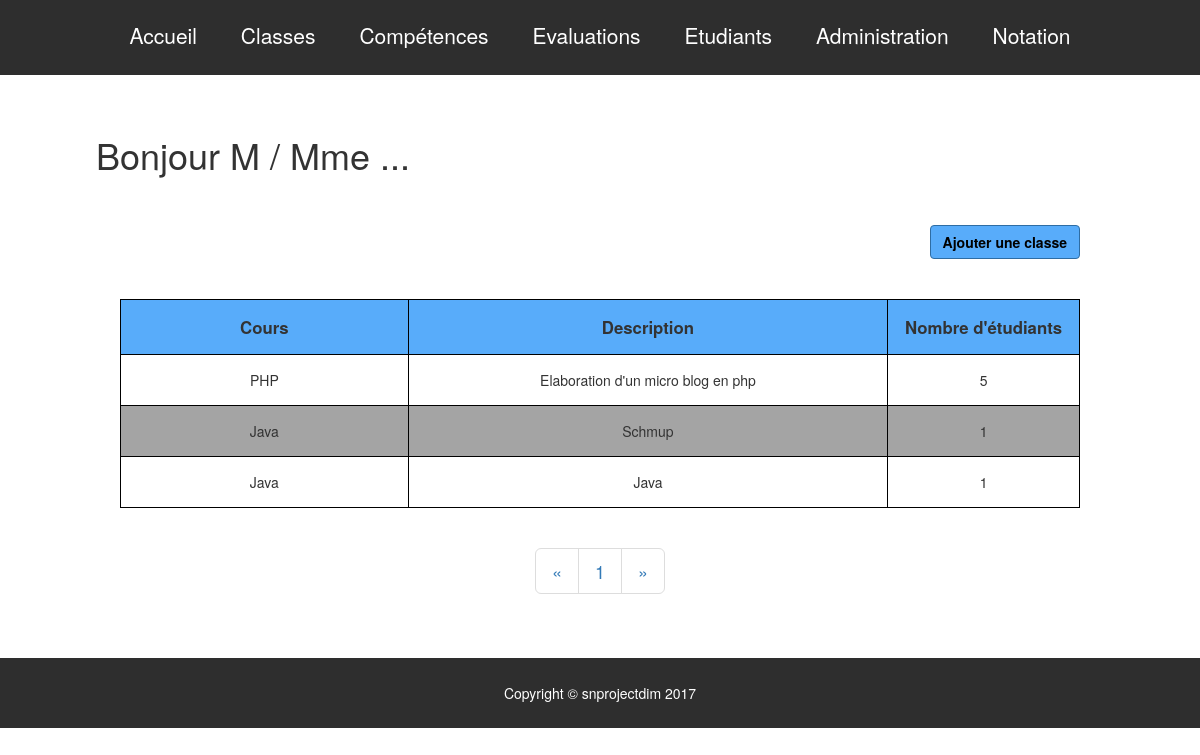
/classes.php, run on an earlier commit of the app's database.
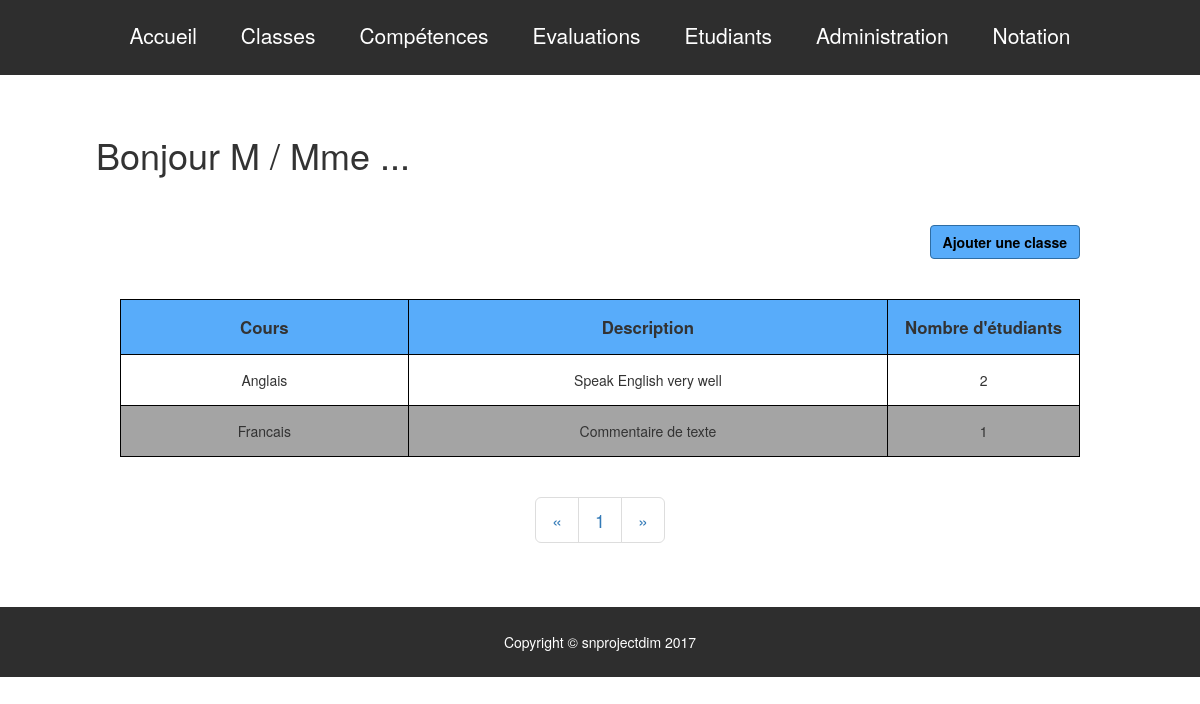
And on a later commit of the database.
### tables this page shows
CREATE TABLE `cours` (
  `idC` int(11) NOT NULL,
  `libelle` char(200) DEFAULT NULL,
  `description` char(200) DEFAULT NULL,
  `idP` int(11) DEFAULT NULL
);

### classes.php (the view, shortened to what this page needs)
<?php
include ('includes/connexion.inc.php');
include('includes/haut.inc.php');
?>
<div class="row" id="headerPage">
	<h1 class=" titreIndex">Bonjour M / Mme <?php echo "..."?></h1>
	<a id="boutonAjoutClasse" class="btn btn-primary" href="administration.php">Ajouter une classe</a>
</div>
<div class="tableauEvaluations row">
	<table>
		<tr>
			<th width="30%">Cours</th>
			<th width="50%">Description</th>
			<th width="20%">Nombre d'&eacute;tudiants</th>
		</tr>
		<?php
		$query="SELECT idC, libelle, description FROM cours";
		$stmt=$pdo->query($query);
		while ($data = $stmt->fetch()) {
			?>
			<tr>
				<td><?= $data['libelle'] ?></td>
				<td><?= $data['description'] ?></td>
				<td>
                    <?php
                $queryN="SELECT COUNT(appartenir.idE) as nbreEtudiants FROM appartenir WHERE idC='".$data['idC']."'";
                $stmtN=$pdo->query($queryN);
		          while ($dataN = $stmtN->fetch()) {
                      echo $dataN['nbreEtudiants'];
                  }
                    ?></td>
			</tr>
			<?php
		}
		?>
	</table>
	<div class="divPagination">
		<nav aria-label="Page navigation">
			<ul class="pagination pagination-lg ">
				<li>
					<a href="index.php?page=<?php  ?>" aria-label="Previous">
						<span aria-hidden="true">&laquo;</span>
					</a>
				</li>
				<li><a href="index.php?page=<?php  ?>">  1   </a></li>
				<li>
					<a href="index.php?page=<?php
						 ?>" aria-label="Next">
						<span aria-hidden="true">&raquo;</span>
					</a>
				</li>
			</ul>
		</nav>
	</div>
</div>
<?php
include('includes/bas.inc.php');
?>

What changed in the data, as far as the page shows it:
removed cours: libelle "PHP", description "Elaboration d'un micro blog en php", nbreEtudiants "5"
removed cours: libelle "Java", description "Schmup", nbreEtudiants "1"
removed cours: libelle "Java", description "Java", nbreEtudiants "1"
added cours: libelle "Anglais", description "Speak English very well", nbreEtudiants "2"
added cours: libelle "Francais", description "Commentaire de texte", nbreEtudiants "1"
